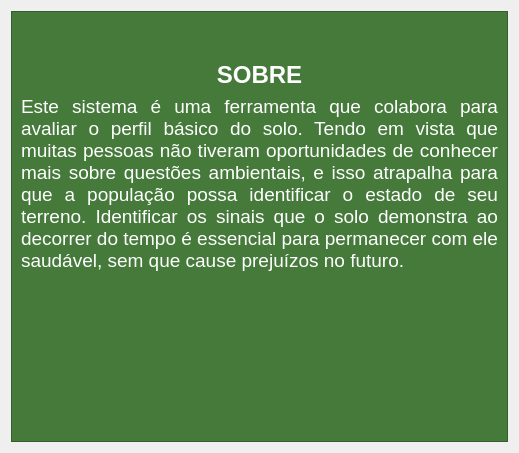
            <widget class="QWidget" name="pag_sobre">
             <layout class="QGridLayout" name="gridLayout_2">
              <item row="0" column="0">
               <widget class="QFrame" name="frame_5">
                <property name="styleSheet">
                 <string notr="true">background-color: rgb(69, 122, 59);</string>
                </property>
                <property name="frameShape">
                 <enum>QFrame::StyledPanel</enum>
                </property>
                <property name="frameShadow">
                 <enum>QFrame::Raised</enum>
                </property>
                <layout class="QGridLayout" name="gridLayout_3">
                 <item row="0" column="0">
                  <widget class="QLabel" name="label_10">
                   <property name="text">
                    <string>&lt;html&gt;&lt;head/&gt;&lt;body&gt;&lt;p align=&quot;center&quot;&gt;&lt;br/&gt;&lt;/p&gt;&lt;p align=&quot;center&quot;&gt;&lt;span style=&quot; font-size:18pt; font-weight:600; color:#ffffff;&quot;&gt;SOBRE&lt;/span&gt;&lt;/p&gt;&lt;/body&gt;&lt;/html&gt;</string>
                   </property>
                  </widget>
                 </item>
                 <item row="1" column="0">
                  <widget class="QLabel" name="label_11">
                   <property name="text">
                    <string>&lt;html&gt;&lt;head/&gt;&lt;body&gt;&lt;p align=&quot;justify&quot;&gt;&lt;span style=&quot; font-size:14pt; color:#ffffff;&quot;&gt;Este sistema é uma ferramenta que colabora para avaliar o perfil básico do solo. Tendo em vista que muitas pessoas não tiveram oportunidades de conhecer mais sobre questões ambientais, e isso atrapalha para que a população possa identificar o estado de seu terreno. Identificar os sinais que o solo demonstra ao decorrer do tempo é essencial para permanecer com ele saudável, sem que cause prejuízos no futuro.&lt;/span&gt;&lt;/p&gt;&lt;p align=&quot;justify&quot;&gt;&lt;br/&gt;&lt;/p&gt;&lt;p align=&quot;justify&quot;&gt;&lt;br/&gt;&lt;/p&gt;&lt;p align=&quot;justify&quot;&gt;&lt;br/&gt;&lt;/p&gt;&lt;p align=&quot;justify&quot;&gt;&lt;br/&gt;&lt;/p&gt;&lt;/body&gt;&lt;/html&gt;</string>
                   </property>
                   <property name="wordWrap">
                    <bool>true</bool>
                   </property>
                  </widget>
                 </item>
                </layout>
               </widget>
              </item>
             </layout>
            </widget>
